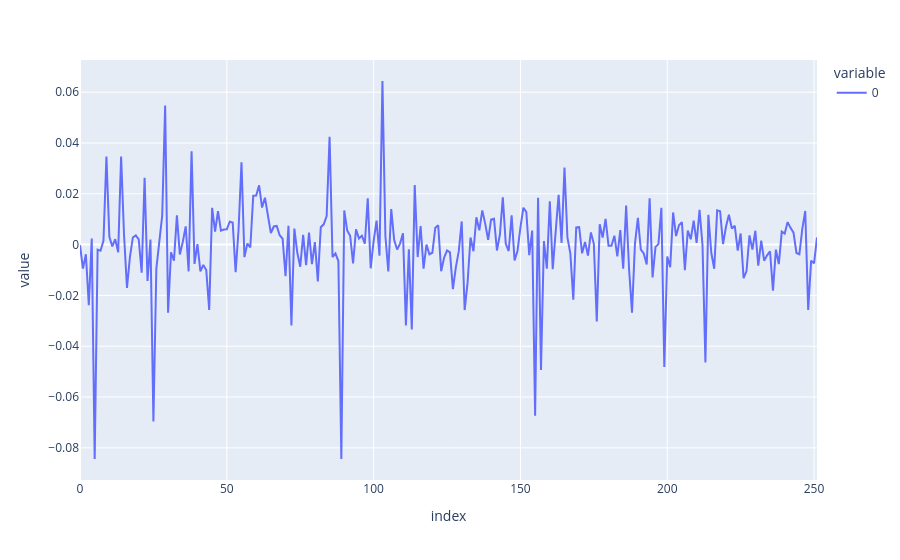

Notebook code for this chart:
### Code cell
px.line(matriz_retornos[0])

### Figure 1 — Plotly figure (JSON) as saved in the notebook; plotly's stock layout.template omitted (floating-point values rounded to 4 significant figures; data arrays with more than 128 entries replaced by an {"elided": "..."} marker saying what was removed)
{"data": [{"hovertemplate": "variable=0<br>index=%{x}<br>value=%{y}<extra></extra>", "legendgroup": "0", "line": {"color": "#636efa", "dash": "solid"}, "marker": {"symbol": "circle"}, "mode": "lines", "name": "0", "orientation": "v", "showlegend": true, "type": "scatter", "x": {"elided": "252 int values"}, "xaxis": "x", "y": {"elided": "252 float values"}, "yaxis": "y"}], "layout": {"legend": {"title": {"text": "variable"}, "tracegroupgap": 0}, "margin": {"t": 60}, "xaxis": {"anchor": "y", "domain": [0, 1], "title": {"text": "index"}}, "yaxis": {"anchor": "x", "domain": [0, 1], "title": {"text": "value"}}}}
